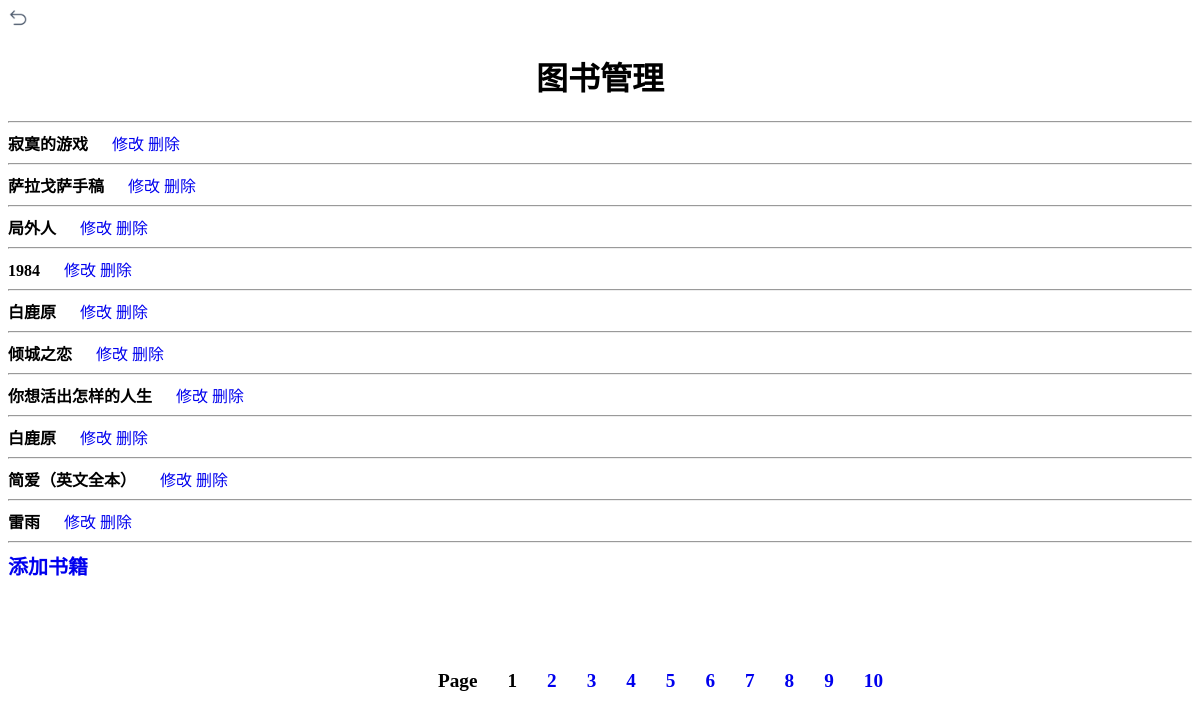
/user/super/book/1/, run on an earlier commit of the app's database.
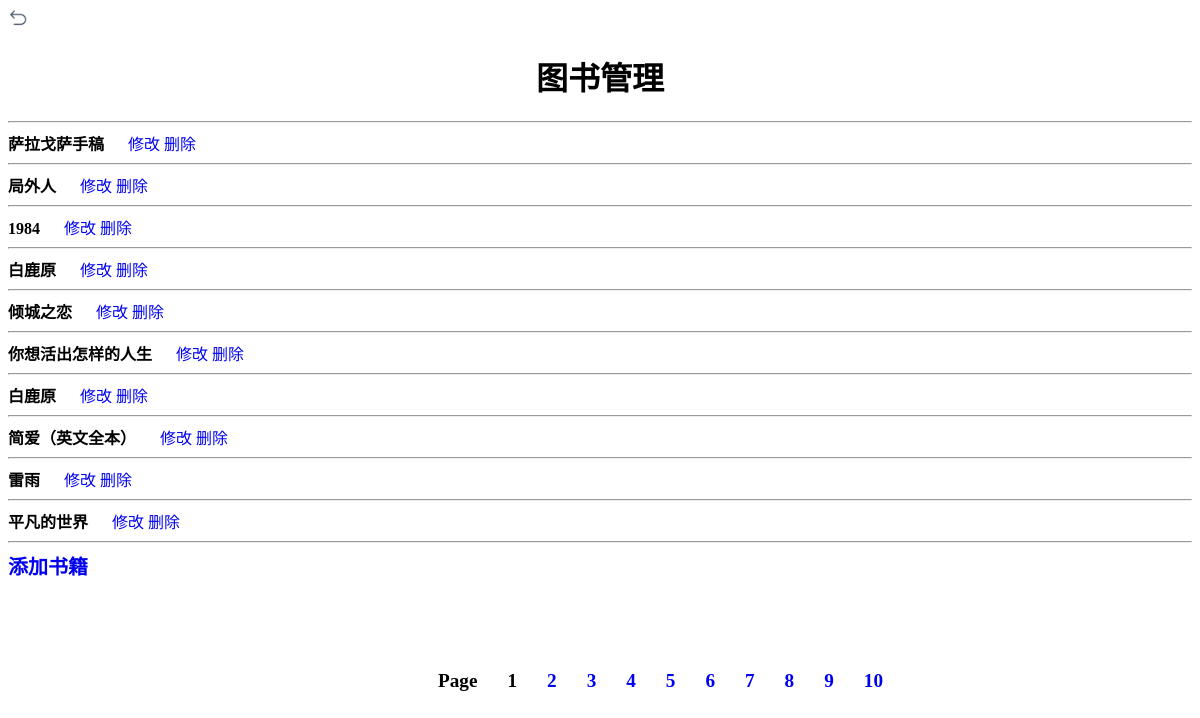
And on a later commit of the database.
### book/models.py (models this page shows, shortened)
class Book(models.Model):
    book_id = models.AutoField(primary_key=True)
    book_name = models.CharField(max_length=100)
    book_picture = models.CharField(max_length=500)
    price = models.FloatField()
    price_old = models.FloatField()
    author = models.CharField(max_length=50)
    isbn = models.CharField(max_length=20)
    press = models.CharField(max_length=50)
    rest = models.IntegerField()
    kind_id = models.IntegerField()
    kind_name = models.CharField(max_length=20)
    description = models.CharField(max_length=10000)
    sales = models.IntegerField()

### user/views.py (the view)
# urls.py: path('super/book/<int:pageid>/', views.super_book, name="super_book"),
def super_book(request, pageid):
    allList = Book.objects.all()
    kinds = []
    for book in allList:
        kind = {"kind_id":book.kind_id, "kind_name":book.kind_name}
        if kind not in kinds:
            kinds.append(kind)
    paginator = Paginator(allList, 10)
    if pageid in paginator.page_range:
        page = paginator.page(pageid)
        num = paginator.count
        return render(request, 'user/super/book.html', {"books":page, "num":num, "kinds":kinds})
    else:
        return HttpResponseRedirect("/user/super/book/1/")

### templates/user/super/book.html (shortened to what this page needs)
<!DOCTYPE html>
<html lang="en">
{% load static %}
<head>
</head>
<body>
    <a href="/user/super/"> <img src="{% static 'images/return.png' %}" style="width: 20px; height: 20px;"></a>
    <h1><center>图书管理</center></h1>
    <hr/>
    <div>
        <div>
            {% for book in books %}
                <div>
                    <span style="font-weight: bold;margin-right:20px">{{book.book_name}}</span>
                    <a href="/user/super/book/change/{{ book.book_id }}/">修改</a>
                    <a href="/user/super/book/delete/{{ book.book_id }}/">删除</a>
                    <hr/>
                </div>
            {% endfor %}
        </div>
        <div style="font-weight: bold;font-size:20px">
            <a href="/user/super/book/bookadd/">添加书籍</a>
        </div>
    </div>
<br><br><br><br><br>
<div style="font-weight: bold;font-size: larger;margin-left: 400px">
            <div style="float:left;margin-left:30px;">Page</div>
            {% for page in books.paginator.page_range %}
                {% if books.number == page %}
                    <div style="float:left;margin-left:30px;">
                        {{ page }}
                    </div>
                {% else %}
                    <div style="float:left;margin-left:30px;">
                        <a href="/user/super/book/{{ page }}/">{{ page }}</a>
                    </div>
                {% endif %}
            {% endfor %}
    </div>
</body>
</html>

What changed in the data, as far as the page shows it:
removed Book: book_name "寂寞的游戏"
now on this page (row unchanged): Book: book_name "平凡的世界"
